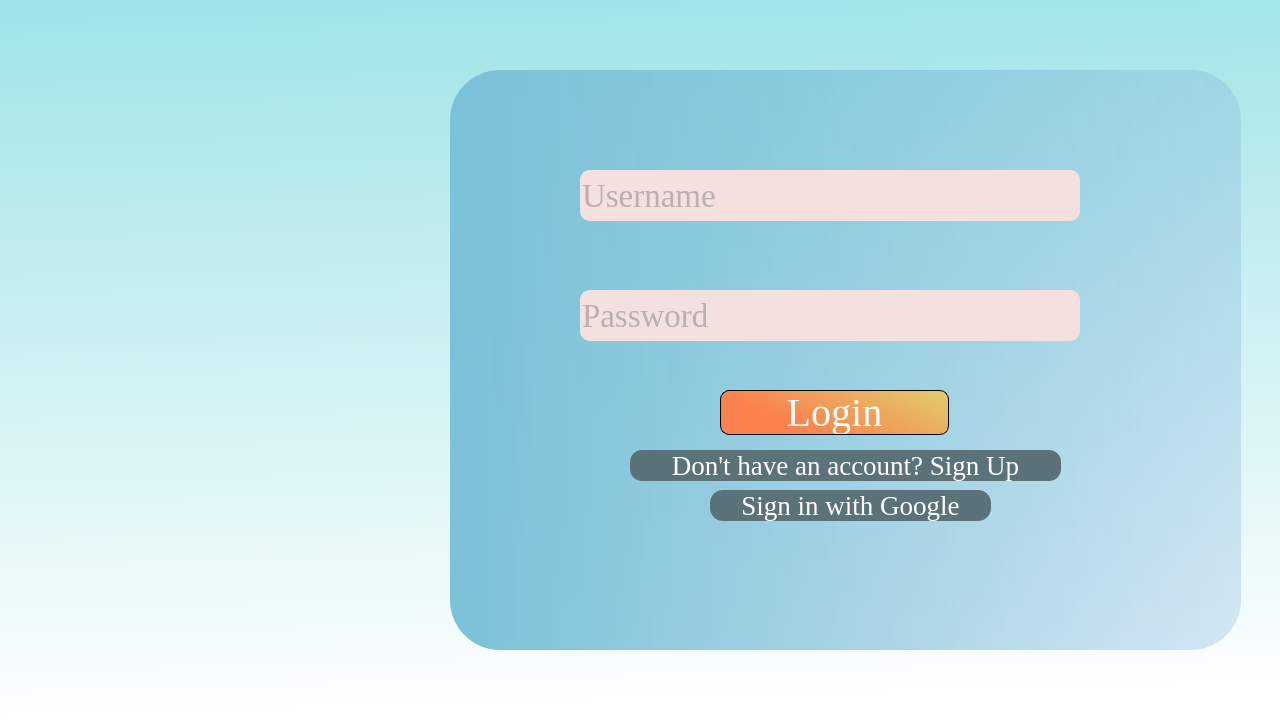
<?xml version="1.0" encoding="UTF-8"?>
<ui version="4.0">
 <class>loginpage</class>
 <widget class="QDialog" name="loginpage">
  <property name="geometry">
   <rect>
    <x>0</x>
    <y>0</y>
    <width>1280</width>
    <height>720</height>
   </rect>
  </property>
  <property name="minimumSize">
   <size>
    <width>1280</width>
    <height>720</height>
   </size>
  </property>
  <property name="maximumSize">
   <size>
    <width>1280</width>
    <height>720</height>
   </size>
  </property>
  <property name="font">
   <font>
    <family>Times New Roman</family>
    <pointsize>20</pointsize>
   </font>
  </property>
  <property name="windowTitle">
   <string>travelSphere</string>
  </property>
  <property name="windowIcon">
   <iconset>
    <normaloff>../../../Downloads/Vector-3.png</normaloff>../../../Downloads/Vector-3.png</iconset>
  </property>
  <property name="styleSheet">
   <string notr="true">#loginpage{
/*background-image:url(&quot;/Users/shashinoorghimire/Qt/projects/travelSphere/images/background&quot;);*/
	background-color: qlineargradient(spread:pad, x1:0.280788, y1:0.0113636, x2:0.330039, y2:1, stop:0 rgba(161, 228, 231, 255), stop:1 rgba(255, 255, 255, 255));
}
*{
font-family:&quot;Times New Roman&quot;;
}</string>
  </property>
  <property name="modal">
   <bool>false</bool>
  </property>
  <widget class="QFrame" name="frame">
   <property name="geometry">
    <rect>
     <x>450</x>
     <y>70</y>
     <width>791</width>
     <height>580</height>
    </rect>
   </property>
   <property name="mouseTracking">
    <bool>true</bool>
   </property>
   <property name="tabletTracking">
    <bool>true</bool>
   </property>
   <property name="styleSheet">
    <string notr="true">#frame{
	background-color: qlineargradient(spread:pad, x1:0, y1:0, x2:1, y2:0, stop:0 rgba(123, 193, 215, 1), stop:1 rgba(126, 174, 218, 75));
border-radius:50px;
}</string>
   </property>
   <property name="frameShape">
    <enum>QFrame::StyledPanel</enum>
   </property>
   <property name="frameShadow">
    <enum>QFrame::Raised</enum>
   </property>
   <widget class="QLabel" name="label">
    <property name="geometry">
     <rect>
      <x>40</x>
      <y>290</y>
      <width>321</width>
      <height>21</height>
     </rect>
    </property>
    <property name="styleSheet">
     <string notr="true">*{
font-family:Futura;
color:balck;
font-size:15px;
}</string>
    </property>
    <property name="text">
     <string/>
    </property>
   </widget>
   <widget class="QLabel" name="label_6">
    <property name="geometry">
     <rect>
      <x>130</x>
      <y>280</y>
      <width>341</width>
      <height>20</height>
     </rect>
    </property>
    <property name="styleSheet">
     <string notr="true">*{
color:red;
}</string>
    </property>
    <property name="text">
     <string/>
    </property>
   </widget>
   <widget class="QLineEdit" name="lineEdit">
    <property name="geometry">
     <rect>
      <x>130</x>
      <y>100</y>
      <width>500</width>
      <height>51</height>
     </rect>
    </property>
    <property name="font">
     <font>
      <family>Times New Roman</family>
      <pointsize>25</pointsize>
     </font>
    </property>
    <property name="styleSheet">
     <string notr="true">*{
border-radius:10px;
color:grey;
background:#F5E0E0;
}</string>
    </property>
    <property name="alignment">
     <set>Qt::AlignLeading|Qt::AlignLeft|Qt::AlignVCenter</set>
    </property>
    <property name="placeholderText">
     <string>Username</string>
    </property>
   </widget>
   <widget class="QLineEdit" name="lineEdit_2">
    <property name="geometry">
     <rect>
      <x>130</x>
      <y>220</y>
      <width>500</width>
      <height>51</height>
     </rect>
    </property>
    <property name="font">
     <font>
      <family>Times New Roman</family>
      <pointsize>25</pointsize>
     </font>
    </property>
    <property name="styleSheet">
     <string notr="true">*{
border-radius:10px;
color:grey;
background:#F5E0E0;

}</string>
    </property>
    <property name="echoMode">
     <enum>QLineEdit::Password</enum>
    </property>
    <property name="alignment">
     <set>Qt::AlignLeading|Qt::AlignLeft|Qt::AlignVCenter</set>
    </property>
    <property name="placeholderText">
     <string>Password</string>
    </property>
   </widget>
   <widget class="QPushButton" name="pushButton">
    <property name="geometry">
     <rect>
      <x>270</x>
      <y>320</y>
      <width>229</width>
      <height>45</height>
     </rect>
    </property>
    <property name="font">
     <font>
      <family>Times New Roman</family>
      <pointsize>30</pointsize>
      <italic>false</italic>
      <bold>false</bold>
      <underline>false</underline>
      <stylestrategy>PreferAntialias</stylestrategy>
      <kerning>true</kerning>
     </font>
    </property>
    <property name="cursor">
     <cursorShape>PointingHandCursor</cursorShape>
    </property>
    <property name="mouseTracking">
     <bool>true</bool>
    </property>
    <property name="styleSheet">
     <string notr="true">*{
border-radius:9px;
	background-color: qlineargradient(spread:pad, x1:0.0788177, y1:0.380682, x2:1, y2:0, stop:0.0640394 rgba(250, 130, 78, 255), stop:1 rgba(224, 206, 107, 255));
color:white;
font-family:&quot;Times New Roman&quot;;
	border-color: rgb(0,0,0);
  border-style: solid;
  border-width: 1px;

}

*:hover{
color:#F5E0E0;
}</string>
    </property>
    <property name="text">
     <string>Login</string>
    </property>
    <property name="icon">
     <iconset theme="window-new">
      <normaloff>.</normaloff>.</iconset>
    </property>
   </widget>
   <widget class="QPushButton" name="pushButton_2">
    <property name="geometry">
     <rect>
      <x>180</x>
      <y>380</y>
      <width>431</width>
      <height>31</height>
     </rect>
    </property>
    <property name="font">
     <font>
      <family>Times New Roman</family>
      <pointsize>20</pointsize>
      <underline>false</underline>
     </font>
    </property>
    <property name="styleSheet">
     <string notr="true">*{
border-radius:12px;
background-color:#5B7279;
color:white;
}</string>
    </property>
    <property name="text">
     <string>Don't have an account? Sign Up</string>
    </property>
   </widget>
   <widget class="QPushButton" name="pushButton_3">
    <property name="geometry">
     <rect>
      <x>260</x>
      <y>420</y>
      <width>281</width>
      <height>31</height>
     </rect>
    </property>
    <property name="font">
     <font>
      <family>Times New Roman</family>
      <pointsize>20</pointsize>
     </font>
    </property>
    <property name="styleSheet">
     <string notr="true">*{
border-radius:13px;
background-color:#5B7279;
color:white;
}</string>
    </property>
    <property name="text">
     <string>Sign in with Google</string>
    </property>
   </widget>
  </widget>
 </widget>
 <resources/>
 <connections/>
</ui>
